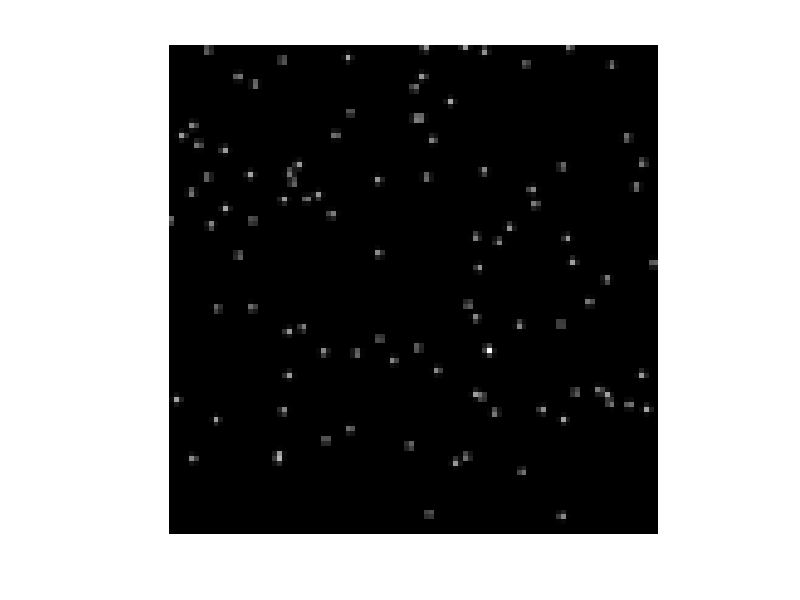

Recreate this plot in MATLAB.
nx = 100;
ny = 100;

sigma = 0.5;

A = 1;

x0 = rand(1,100)*nx;
y0 = rand(1,100)*ny;

[X,Y] = meshgrid(1:nx,1:ny);

gauss = zeros(size(X));
for idx = 1:nx
    gauss = gauss + A*exp(-((X - x0(idx)).^2 + (Y-y0(idx)).^2)./(2*sigma.^2));
end

figure;
imshow(gauss,[])

